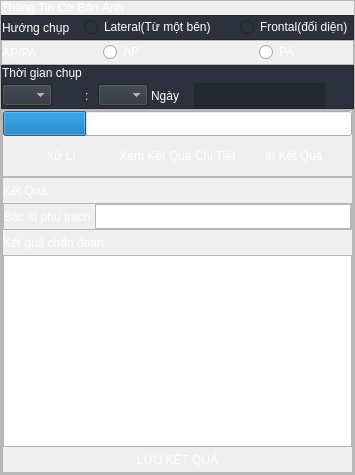
                  <widget class="QFrame" name="frame_ImageAnalysing_LungMenu">
                   <property name="styleSheet">
                    <string notr="true"/>
                   </property>
                   <property name="frameShape">
                    <enum>QFrame::StyledPanel</enum>
                   </property>
                   <property name="frameShadow">
                    <enum>QFrame::Raised</enum>
                   </property>
                   <layout class="QVBoxLayout" name="verticalLayout_22">
                    <property name="spacing">
                     <number>0</number>
                    </property>
                    <property name="leftMargin">
                     <number>0</number>
                    </property>
                    <property name="topMargin">
                     <number>0</number>
                    </property>
                    <property name="rightMargin">
                     <number>0</number>
                    </property>
                    <property name="bottomMargin">
                     <number>0</number>
                    </property>
                    <item>
                     <widget class="QLabel" name="label_StandarInfor_LungMenu">
                      <property name="maximumSize">
                       <size>
                        <width>16777215</width>
                        <height>25</height>
                       </size>
                      </property>
                      <property name="styleSheet">
                       <string notr="true">color: rgb(255, 255, 255);</string>
                      </property>
                      <property name="text">
                       <string>Thông Tin Cơ Bản Ảnh</string>
                      </property>
                     </widget>
                    </item>
                    <item>
                     <widget class="QFrame" name="frame_ImageConfigSide_LungMenu">
                      <property name="minimumSize">
                       <size>
                        <width>0</width>
                        <height>25</height>
                       </size>
                      </property>
                      <property name="maximumSize">
                       <size>
                        <width>16777215</width>
                        <height>25</height>
                       </size>
                      </property>
                      <property name="styleSheet">
                       <string notr="true">background-color: rgb(44, 49, 61);</string>
                      </property>
                      <property name="frameShape">
                       <enum>QFrame::StyledPanel</enum>
                      </property>
                      <property name="frameShadow">
                       <enum>QFrame::Raised</enum>
                      </property>
                      <layout class="QHBoxLayout" name="horizontalLayout_14">
                       <property name="leftMargin">
                        <number>0</number>
                       </property>
                       <property name="topMargin">
                        <number>0</number>
                       </property>
                       <property name="rightMargin">
                        <number>0</number>
                       </property>
                       <property name="bottomMargin">
                        <number>0</number>
                       </property>
                       <item>
                        <widget class="QLabel" name="label_ImageSide_LungMenu">
                         <property name="styleSheet">
                          <string notr="true">color: rgb(255, 255, 255);</string>
                         </property>
                         <property name="text">
                          <string>Hướng chụp</string>
                         </property>
                        </widget>
                       </item>
                       <item>
                        <widget class="QRadioButton" name="radioButton_Lateral_LungMenu">
                         <property name="minimumSize">
                          <size>
                           <width>150</width>
                           <height>0</height>
                          </size>
                         </property>
                         <property name="maximumSize">
                          <size>
                           <width>150</width>
                           <height>16777215</height>
                          </size>
                         </property>
                         <property name="styleSheet">
                          <string notr="true">color: rgb(255, 255, 255);</string>
                         </property>
                         <property name="text">
                          <string>Lateral(Từ một bên)</string>
                         </property>
                        </widget>
                       </item>
                       <item>
                        <widget class="QRadioButton" name="radioButton_Frontal_LungMenu">
                         <property name="maximumSize">
                          <size>
                           <width>150</width>
                           <height>16777215</height>
                          </size>
                         </property>
                         <property name="styleSheet">
                          <string notr="true">color: rgb(255, 255, 255);</string>
                         </property>
                         <property name="text">
                          <string>Frontal(đối diện)</string>
                         </property>
                        </widget>
                       </item>
                      </layout>
                     </widget>
                    </item>
                    <item>
                     <widget class="QFrame" name="frame_ImageConfigSide2_LungMenu">
                      <property name="minimumSize">
                       <size>
                        <width>0</width>
                        <height>25</height>
                       </size>
                      </property>
                      <property name="maximumSize">
                       <size>
                        <width>16777215</width>
                        <height>25</height>
                       </size>
                      </property>
                      <property name="frameShape">
                       <enum>QFrame::StyledPanel</enum>
                      </property>
                      <property name="frameShadow">
                       <enum>QFrame::Raised</enum>
                      </property>
                      <layout class="QHBoxLayout" name="horizontalLayout_15">
                       <property name="spacing">
                        <number>6</number>
                       </property>
                       <property name="leftMargin">
                        <number>0</number>
                       </property>
                       <property name="topMargin">
                        <number>0</number>
                       </property>
                       <property name="rightMargin">
                        <number>0</number>
                       </property>
                       <property name="bottomMargin">
                        <number>0</number>
                       </property>
                       <item>
                        <widget class="QLabel" name="label_APPA_LungMenu">
                         <property name="sizePolicy">
                          <sizepolicy hsizetype="Preferred" vsizetype="Expanding">
                           <horstretch>0</horstretch>
                           <verstretch>0</verstretch>
                          </sizepolicy>
                         </property>
                         <property name="styleSheet">
                          <string notr="true">color: rgb(255, 255, 255);</string>
                         </property>
                         <property name="text">
                          <string>AP/PA</string>
                         </property>
                        </widget>
                       </item>
                       <item>
                        <widget class="QRadioButton" name="radioButton_AP_LungMenu">
                         <property name="minimumSize">
                          <size>
                           <width>150</width>
                           <height>0</height>
                          </size>
                         </property>
                         <property name="maximumSize">
                          <size>
                           <width>150</width>
                           <height>16777215</height>
                          </size>
                         </property>
                         <property name="styleSheet">
                          <string notr="true">color: rgb(255, 255, 255);</string>
                         </property>
                         <property name="text">
                          <string>AP</string>
                         </property>
                        </widget>
                       </item>
                       <item>
                        <widget class="QRadioButton" name="radioButton_PA_LungMenu">
                         <property name="maximumSize">
                          <size>
                           <width>150</width>
                           <height>16777215</height>
                          </size>
                         </property>
                         <property name="styleSheet">
                          <string notr="true">color: rgb(255, 255, 255);</string>
                         </property>
                         <property name="text">
                          <string>PA</string>
                         </property>
                        </widget>
                       </item>
                      </layout>
                     </widget>
                    </item>
                    <item>
                     <widget class="QFrame" name="frame_ImageTime_LungMenu">
                      <property name="maximumSize">
                       <size>
                        <width>16777215</width>
                        <height>60</height>
                       </size>
                      </property>
                      <property name="styleSheet">
                       <string notr="true">background-color: rgb(44, 49, 61);</string>
                      </property>
                      <property name="frameShape">
                       <enum>QFrame::StyledPanel</enum>
                      </property>
                      <property name="frameShadow">
                       <enum>QFrame::Raised</enum>
                      </property>
                      <layout class="QGridLayout" name="gridLayout_6">
                       <property name="leftMargin">
                        <number>0</number>
                       </property>
                       <property name="topMargin">
                        <number>0</number>
                       </property>
                       <property name="rightMargin">
                        <number>0</number>
                       </property>
                       <property name="bottomMargin">
                        <number>0</number>
                       </property>
                       <property name="spacing">
                        <number>3</number>
                       </property>
                       <item row="1" column="4">
                        <widget class="QLabel" name="label_dayImage_LungMenu">
                         <property name="styleSheet">
                          <string notr="true">background-color: rgb(36, 40, 50);</string>
                         </property>
                         <property name="text">
                          <string/>
                         </property>
                        </widget>
                       </item>
                       <item row="1" column="5">
                        <widget class="QPushButton" name="btn_chooseDate_LungMenu">
                         <property name="minimumSize">
                          <size>
                           <width>25</width>
                           <height>25</height>
                          </size>
                         </property>
                         <property name="maximumSize">
                          <size>
                           <width>25</width>
                           <height>25</height>
                          </size>
                         </property>
                         <property name="styleSheet">
                          <string notr="true">QPushButton {	
	border: none;
	background-color: transparent;
}
QPushButton:hover {
	background-color: rgb(52, 59, 72);
}
QPushButton:pressed {	
	background-color: rgb(85, 170, 255);
}</string>
                         </property>
                         <property name="text">
                          <string/>
                         </property>
                         <property name="icon">
                          <iconset resource="../resource.qrc">
                           <normaloff>:/24x24/icons/24x24/cil-view-module.png</normaloff>:/24x24/icons/24x24/cil-view-module.png</iconset>
                         </property>
                        </widget>
                       </item>
                       <item row="0" column="0">
                        <widget class="QLabel" name="label_ImageTimeDetail_LungMenu">
                         <property name="maximumSize">
                          <size>
                           <width>16777215</width>
                           <height>25</height>
                          </size>
                         </property>
                         <property name="styleSheet">
                          <string notr="true">color: rgb(255, 255, 255);</string>
                         </property>
                         <property name="text">
                          <string>Thời gian chụp</string>
                         </property>
                        </widget>
                       </item>
                       <item row="1" column="1">
                        <widget class="QLabel" name="label_symbol1_LungMenu">
                         <property name="maximumSize">
                          <size>
                           <width>10</width>
                           <height>16777215</height>
                          </size>
                         </property>
                         <property name="styleSheet">
                          <string notr="true">color: rgb(255, 255, 255);</string>
                         </property>
                         <property name="text">
                          <string>:</string>
                         </property>
                        </widget>
                       </item>
                       <item row="1" column="2">
                        <widget class="QComboBox" name="comboBox_Minute_LungMenu">
                         <property name="maximumSize">
                          <size>
                           <width>50</width>
                           <height>16777215</height>
                          </size>
                         </property>
                         <property name="styleSheet">
                          <string notr="true">color: rgb(255, 255, 255);</string>
                         </property>
                        </widget>
                       </item>
                       <item row="1" column="0">
                        <widget class="QComboBox" name="comboBox_Hour_LungMenu">
                         <property name="maximumSize">
                          <size>
                           <width>50</width>
                           <height>16777215</height>
                          </size>
                         </property>
                         <property name="styleSheet">
                          <string notr="true">color: rgb(255, 255, 255);</string>
                         </property>
                        </widget>
                       </item>
                       <item row="1" column="3">
                        <widget class="QLabel" name="label_DateLb_LungMenu">
                         <property name="maximumSize">
                          <size>
                           <width>40</width>
                           <height>16777215</height>
                          </size>
                         </property>
                         <property name="styleSheet">
                          <string notr="true">color: rgb(255, 255, 255);</string>
                         </property>
                         <property name="text">
                          <string>Ngày</string>
                         </property>
                        </widget>
                       </item>
                      </layout>
                     </widget>
                    </item>
                    <item>
                     <widget class="QFrame" name="frame_AnalysingNResult_LungMenu">
                      <property name="frameShape">
                       <enum>QFrame::StyledPanel</enum>
                      </property>
                      <property name="frameShadow">
                       <enum>QFrame::Raised</enum>
                      </property>
                      <layout class="QVBoxLayout" name="verticalLayout_23">
                       <property name="spacing">
                        <number>0</number>
                       </property>
                       <property name="leftMargin">
                        <number>0</number>
                       </property>
                       <property name="topMargin">
                        <number>0</number>
                       </property>
                       <property name="rightMargin">
                        <number>0</number>
                       </property>
                       <property name="bottomMargin">
                        <number>0</number>
                       </property>
                       <item>
                        <widget class="QFrame" name="frame_AnalysingProcess_LungMenu">
                         <property name="maximumSize">
                          <size>
                           <width>16777215</width>
                           <height>80</height>
                          </size>
                         </property>
                         <property name="frameShape">
                          <enum>QFrame::StyledPanel</enum>
                         </property>
                         <property name="frameShadow">
                          <enum>QFrame::Raised</enum>
                         </property>
                         <layout class="QGridLayout" name="gridLayout_7">
                          <property name="leftMargin">
                           <number>0</number>
                          </property>
                          <property name="topMargin">
                           <number>0</number>
                          </property>
                          <property name="rightMargin">
                           <number>0</number>
                          </property>
                          <property name="bottomMargin">
                           <number>0</number>
                          </property>
                          <property name="spacing">
                           <number>0</number>
                          </property>
                          <item row="0" column="0" colspan="3">
                           <widget class="QProgressBar" name="progressBar_ImageAnalysing_LungMenu">
                            <property name="maximumSize">
                             <size>
                              <width>16777215</width>
                              <height>25</height>
                             </size>
                            </property>
                            <property name="font">
                             <font>
                              <family>Segoe UI</family>
                              <pointsize>12</pointsize>
                              <weight>9</weight>
                              <italic>false</italic>
                              <bold>false</bold>
                             </font>
                            </property>
                            <property name="styleSheet">
                             <string notr="true">color: rgb(255, 255, 255);
font: 75 12pt &quot;Segoe UI&quot;;</string>
                            </property>
                            <property name="value">
                             <number>24</number>
                            </property>
                           </widget>
                          </item>
                          <item row="1" column="0">
                           <widget class="QPushButton" name="btn_analyse_LungMenu">
                            <property name="minimumSize">
                             <size>
                              <width>0</width>
                              <height>40</height>
                             </size>
                            </property>
                            <property name="styleSheet">
                             <string notr="true">QPushButton {	
	border: none;
	color: rgb(255, 255, 255);
	background-color: transparent;
}
QPushButton:hover {
	color: rgb(255, 255, 255);
	background-color: rgb(52, 59, 72);
}
QPushButton:pressed {	
	color: rgb(255, 255, 255);
	background-color: rgb(85, 170, 255);
}</string>
                            </property>
                            <property name="text">
                             <string>Xử Lí</string>
                            </property>
                            <property name="icon">
                             <iconset resource="../resource.qrc">
                              <normaloff>:/24x24/icons/24x24/cil-cursor.png</normaloff>:/24x24/icons/24x24/cil-cursor.png</iconset>
                            </property>
                           </widget>
                          </item>
                          <item row="1" column="1">
                           <widget class="QPushButton" name="btn_DetailResult_LungMenu">
                            <property name="minimumSize">
                             <size>
                              <width>0</width>
                              <height>40</height>
                             </size>
                            </property>
                            <property name="styleSheet">
                             <string notr="true">QPushButton {	
	border: none;
	color: rgb(255, 255, 255);
	background-color: transparent;
}
QPushButton:hover {
	color: rgb(255, 255, 255);
	background-color: rgb(52, 59, 72);
}
QPushButton:pressed {	
	color: rgb(255, 255, 255);
	background-color: rgb(85, 170, 255);
}</string>
                            </property>
                            <property name="text">
                             <string>Xem Kết Quả Chi Tiết</string>
                            </property>
                            <property name="icon">
                             <iconset resource="../resource.qrc">
                              <normaloff>:/24x24/icons/24x24/cil-justify-left.png</normaloff>:/24x24/icons/24x24/cil-justify-left.png</iconset>
                            </property>
                           </widget>
                          </item>
                          <item row="1" column="2">
                           <widget class="QPushButton" name="btn_printResult_LungMenu">
                            <property name="minimumSize">
                             <size>
                              <width>0</width>
                              <height>40</height>
                             </size>
                            </property>
                            <property name="styleSheet">
                             <string notr="true">QPushButton {	
	border: none;
	color: rgb(255, 255, 255);
	background-color: transparent;
}
QPushButton:hover {
	color: rgb(255, 255, 255);
	background-color: rgb(52, 59, 72);
}
QPushButton:pressed {	
	color: rgb(255, 255, 255);
	background-color: rgb(85, 170, 255);
}</string>
                            </property>
                            <property name="text">
                             <string>In Kết Quả</string>
                            </property>
                            <property name="icon">
                             <iconset resource="../resource.qrc">
                              <normaloff>:/24x24/icons/24x24/cil-print.png</normaloff>:/24x24/icons/24x24/cil-print.png</iconset>
                            </property>
                           </widget>
                          </item>
                         </layout>
                        </widget>
                       </item>
                       <item alignment="Qt::AlignTop">
                        <widget class="QFrame" name="frame_ResultContent_LungMenu">
                         <property name="frameShape">
                          <enum>QFrame::StyledPanel</enum>
                         </property>
                         <property name="frameShadow">
                          <enum>QFrame::Raised</enum>
                         </property>
                         <layout class="QVBoxLayout" name="verticalLayout_24">
                          <property name="spacing">
                           <number>0</number>
                          </property>
                          <property name="leftMargin">
                           <number>0</number>
                          </property>
                          <property name="topMargin">
                           <number>0</number>
                          </property>
                          <property name="rightMargin">
                           <number>0</number>
                          </property>
                          <property name="bottomMargin">
                           <number>0</number>
                          </property>
                          <item>
                           <widget class="QLabel" name="label_Resultlb_LungMenu">
                            <property name="minimumSize">
                             <size>
                              <width>0</width>
                              <height>25</height>
                             </size>
                            </property>
                            <property name="styleSheet">
                             <string notr="true">color: rgb(255, 255, 255);</string>
                            </property>
                            <property name="text">
                             <string>Kết Quả</string>
                            </property>
                           </widget>
                          </item>
                          <item>
                           <widget class="QFrame" name="frame_DoctorName_LungMenu">
                            <property name="frameShape">
                             <enum>QFrame::StyledPanel</enum>
                            </property>
                            <property name="frameShadow">
                             <enum>QFrame::Raised</enum>
                            </property>
                            <layout class="QHBoxLayout" name="horizontalLayout_13">
                             <property name="spacing">
                              <number>4</number>
                             </property>
                             <property name="leftMargin">
                              <number>0</number>
                             </property>
                             <property name="topMargin">
                              <number>0</number>
                             </property>
                             <property name="rightMargin">
                              <number>0</number>
                             </property>
                             <property name="bottomMargin">
                              <number>0</number>
                             </property>
                             <item>
                              <widget class="QLabel" name="label_DoctorName_LungMenu">
                               <property name="maximumSize">
                                <size>
                                 <width>16777215</width>
                                 <height>25</height>
                                </size>
                               </property>
                               <property name="styleSheet">
                                <string notr="true">color: rgb(255, 255, 255);</string>
                               </property>
                               <property name="text">
                                <string>Bác sĩ phụ trách</string>
                               </property>
                              </widget>
                             </item>
                             <item>
                              <widget class="QTextEdit" name="textbox_DoctorName_LungMenu">
                               <property name="maximumSize">
                                <size>
                                 <width>16777215</width>
                                 <height>25</height>
                                </size>
                               </property>
                              </widget>
                             </item>
                            </layout>
                           </widget>
                          </item>
                          <item>
                           <widget class="QLabel" name="label_DoctorDiagnosisResult_LungMenu">
                            <property name="minimumSize">
                             <size>
                              <width>0</width>
                              <height>25</height>
                             </size>
                            </property>
                            <property name="maximumSize">
                             <size>
                              <width>16777215</width>
                              <height>25</height>
                             </size>
                            </property>
                            <property name="font">
                             <font>
                              <stylestrategy>PreferAntialias</stylestrategy>
                             </font>
                            </property>
                            <property name="styleSheet">
                             <string notr="true">color: rgb(255, 255, 255);</string>
                            </property>
                            <property name="text">
                             <string>Kết quả chẩn đoán</string>
                            </property>
                           </widget>
                          </item>
                          <item>
                           <widget class="QTextEdit" name="textbox_DoctorDiagnosisResult_LungMenu">
                            <property name="styleSheet">
                             <string notr="true">color: rgb(255, 255, 255);</string>
                            </property>
                           </widget>
                          </item>
                          <item>
                           <widget class="QPushButton" name="btn_saveResult_LungMenu">
                            <property name="minimumSize">
                             <size>
                              <width>0</width>
                              <height>25</height>
                             </size>
                            </property>
                            <property name="styleSheet">
                             <string notr="true">QPushButton {	
	border: none;
	color: rgb(255, 255, 255);
	background-color: transparent;
}
QPushButton:hover {
	color: rgb(255, 255, 255);
	background-color: rgb(52, 59, 72);
}
QPushButton:pressed {	
	color: rgb(255, 255, 255);
	background-color: rgb(85, 170, 255);
}</string>
                            </property>
                            <property name="text">
                             <string>LƯU KẾT QUẢ</string>
                            </property>
                           </widget>
                          </item>
                         </layout>
                        </widget>
                       </item>
                      </layout>
                     </widget>
                    </item>
                   </layout>
                  </widget>
